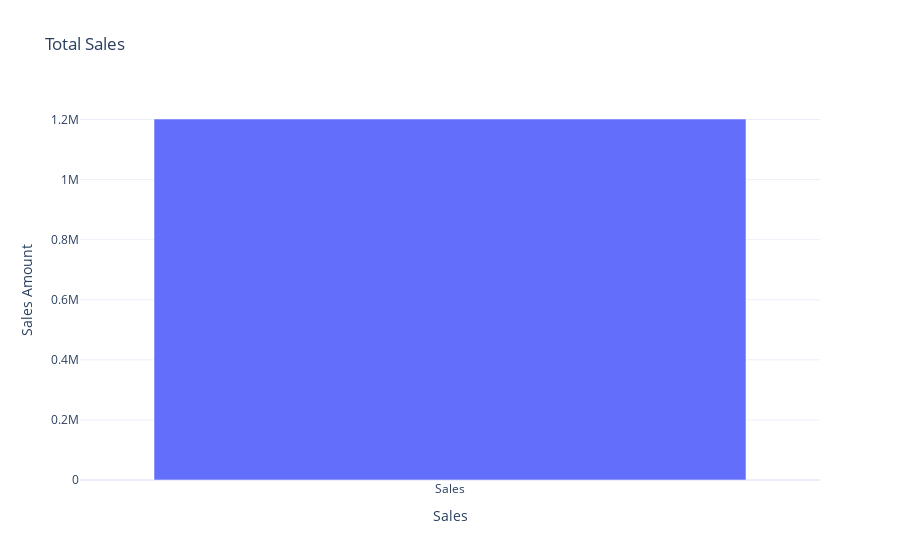

The notebook cell saved with this chart:
### Code cell
import plotly.graph_objects as go

# Create a bar plot for total sales
fig = go.Figure(data=[go.Bar(x=['Sales'], y=[total_sales])])

# Update the layout
fig.update_layout(
    title='Total Sales',
    xaxis_title='Sales',
    yaxis_title='Sales Amount',
    template='plotly_white'
)

fig.show()

### Figure 1 — Plotly figure (JSON) as saved in the notebook; plotly's stock layout.template omitted (floating-point values rounded to 4 significant figures)
{"data": [{"type": "bar", "x": ["Sales"], "y": [1202000.0]}], "layout": {"title": {"text": "Total Sales"}, "xaxis": {"title": {"text": "Sales"}}, "yaxis": {"title": {"text": "Sales Amount"}}}}
